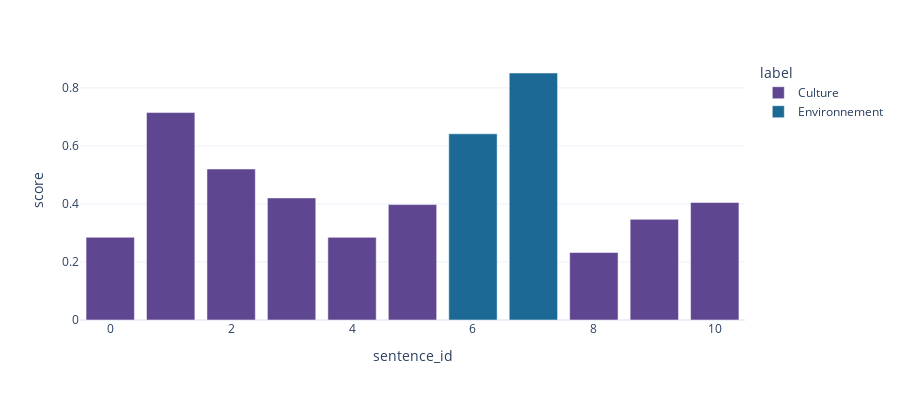
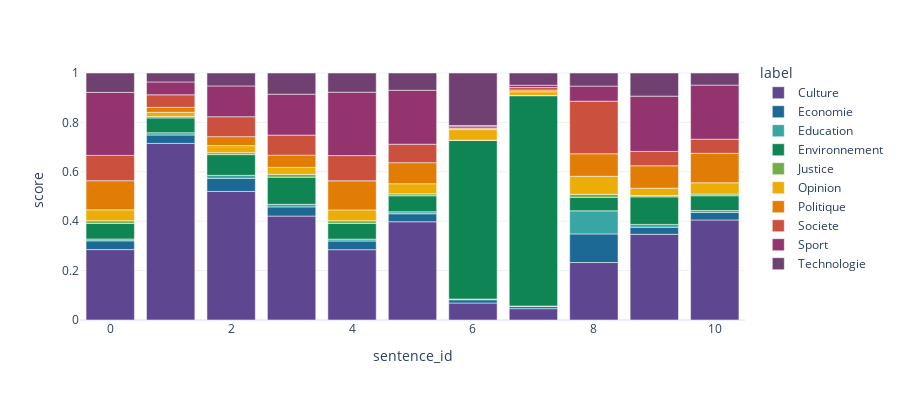

The cell these charts' notebook holds for them, in order:
### Code cell
px.bar(dedup_results(test),x = "sentence_id",y = "score",color = "label",height = 400).show()
px.bar(test,x = "sentence_id",y = "score",color = "label",height = 400).show()

### Figure 1 — Plotly figure (JSON) as saved in the notebook; plotly's stock layout.template omitted (floating-point values rounded to 4 significant figures)
{"data": [{"alignmentgroup": "True", "hovertemplate": "label=Culture<br>sentence_id=%{x}<br>score=%{y}<extra></extra>", "legendgroup": "Culture", "marker": {"color": "rgb(95, 70, 144)", "pattern": {"shape": ""}}, "name": "Culture", "offsetgroup": "Culture", "orientation": "v", "showlegend": true, "textposition": "auto", "type": "bar", "x": [0, 1, 2, 3, 4, 5, 8, 9, 10], "xaxis": "x", "y": [0.2851, 0.7149, 0.5205, 0.4208, 0.2848, 0.3978, 0.2327, 0.3469, 0.405], "yaxis": "y"}, {"alignmentgroup": "True", "hovertemplate": "label=Environnement<br>sentence_id=%{x}<br>score=%{y}<extra></extra>", "legendgroup": "Environnement", "marker": {"color": "rgb(29, 105, 150)", "pattern": {"shape": ""}}, "name": "Environnement", "offsetgroup": "Environnement", "orientation": "v", "showlegend": true, "textposition": "auto", "type": "bar", "x": [6, 7], "xaxis": "x", "y": [0.6417, 0.8513], "yaxis": "y"}], "layout": {"barmode": "relative", "height": 400, "legend": {"title": {"text": "label"}, "tracegroupgap": 0}, "margin": {"t": 60}, "xaxis": {"anchor": "y", "domain": [0, 1], "title": {"text": "sentence_id"}}, "yaxis": {"anchor": "x", "domain": [0, 1], "title": {"text": "score"}}}}

### Figure 2 — Plotly figure (JSON) as saved in the notebook; plotly's stock layout.template omitted (floating-point values rounded to 4 significant figures)
{"data": [{"alignmentgroup": "True", "hovertemplate": "label=Culture<br>sentence_id=%{x}<br>score=%{y}<extra></extra>", "legendgroup": "Culture", "marker": {"color": "rgb(95, 70, 144)", "pattern": {"shape": ""}}, "name": "Culture", "offsetgroup": "Culture", "orientation": "v", "showlegend": true, "textposition": "auto", "type": "bar", "x": [0, 1, 2, 3, 4, 5, 6, 7, 8, 9, 10], "xaxis": "x", "y": [0.2851, 0.7149, 0.5205, 0.4208, 0.2848, 0.3978, 0.06887, 0.04596, 0.2327, 0.3469, 0.405], "yaxis": "y"}, {"alignmentgroup": "True", "hovertemplate": "label=Economie<br>sentence_id=%{x}<br>score=%{y}<extra></extra>", "legendgroup": "Economie", "marker": {"color": "rgb(29, 105, 150)", "pattern": {"shape": ""}}, "name": "Economie", "offsetgroup": "Economie", "orientation": "v", "showlegend": true, "textposition": "auto", "type": "bar", "x": [0, 1, 2, 3, 4, 5, 6, 7, 8, 9, 10], "xaxis": "x", "y": [0.0354, 0.0342, 0.05304, 0.03717, 0.03503, 0.03232, 0.01308, 0.008425, 0.1159, 0.02874, 0.03058], "yaxis": "y"}, {"alignmentgroup": "True", "hovertemplate": "label=Education<br>sentence_id=%{x}<br>score=%{y}<extra></extra>", "legendgroup": "Education", "marker": {"color": "rgb(56, 166, 165)", "pattern": {"shape": ""}}, "name": "Education", "offsetgroup": "Education", "orientation": "v", "showlegend": true, "textposition": "auto", "type": "bar", "x": [0, 1, 2, 3, 4, 5, 6, 7, 8, 9, 10], "xaxis": "x", "y": [0.007497, 0.009057, 0.01228, 0.01032, 0.007506, 0.008146, 0.002889, 0.00228, 0.09346, 0.01131, 0.007657], "yaxis": "y"}, {"alignmentgroup": "True", "hovertemplate": "label=Environnement<br>sentence_id=%{x}<br>score=%{y}<extra></extra>", "legendgroup": "Environnement", "marker": {"color": "rgb(15, 133, 84)", "pattern": {"shape": ""}}, "name": "Environnement", "offsetgroup": "Environnement", "orientation": "v", "showlegend": true, "textposition": "auto", "type": "bar", "x": [0, 1, 2, 3, 4, 5, 6, 7, 8, 9, 10], "xaxis": "x", "y": [0.06292, 0.05996, 0.08378, 0.1101, 0.06356, 0.06477, 0.6417, 0.8513, 0.05473, 0.1115, 0.05988], "yaxis": "y"}, {"alignmentgroup": "True", "hovertemplate": "label=Justice<br>sentence_id=%{x}<br>score=%{y}<extra></extra>", "legendgroup": "Justice", "marker": {"color": "rgb(115, 175, 72)", "pattern": {"shape": ""}}, "name": "Justice", "offsetgroup": "Justice", "orientation": "v", "showlegend": true, "textposition": "auto", "type": "bar", "x": [0, 1, 2, 3, 4, 5, 6, 7, 8, 9, 10], "xaxis": "x", "y": [0.01078, 0.005663, 0.007828, 0.01122, 0.01077, 0.007715, 0.001294, 0.001102, 0.01227, 0.00544, 0.006893], "yaxis": "y"}, {"alignmentgroup": "True", "hovertemplate": "label=Opinion<br>sentence_id=%{x}<br>score=%{y}<extra></extra>", "legendgroup": "Opinion", "marker": {"color": "rgb(237, 173, 8)", "pattern": {"shape": ""}}, "name": "Opinion", "offsetgroup": "Opinion", "orientation": "v", "showlegend": true, "textposition": "auto", "type": "bar", "x": [0, 1, 2, 3, 4, 5, 6, 7, 8, 9, 10], "xaxis": "x", "y": [0.04459, 0.0171, 0.02873, 0.02826, 0.04417, 0.04111, 0.04305, 0.01522, 0.07279, 0.02975, 0.04569], "yaxis": "y"}, {"alignmentgroup": "True", "hovertemplate": "label=Politique<br>sentence_id=%{x}<br>score=%{y}<extra></extra>", "legendgroup": "Politique", "marker": {"color": "rgb(225, 124, 5)", "pattern": {"shape": ""}}, "name": "Politique", "offsetgroup": "Politique", "orientation": "v", "showlegend": true, "textposition": "auto", "type": "bar", "x": [0, 1, 2, 3, 4, 5, 6, 7, 8, 9, 10], "xaxis": "x", "y": [0.1177, 0.01998, 0.03623, 0.04939, 0.1176, 0.08508, 0.003901, 0.006671, 0.09133, 0.09083, 0.1191], "yaxis": "y"}, {"alignmentgroup": "True", "hovertemplate": "label=Societe<br>sentence_id=%{x}<br>score=%{y}<extra></extra>", "legendgroup": "Societe", "marker": {"color": "rgb(204, 80, 62)", "pattern": {"shape": ""}}, "name": "Societe", "offsetgroup": "Societe", "orientation": "v", "showlegend": true, "textposition": "auto", "type": "bar", "x": [0, 1, 2, 3, 4, 5, 6, 7, 8, 9, 10], "xaxis": "x", "y": [0.1024, 0.05089, 0.08059, 0.08128, 0.1022, 0.07476, 0.007828, 0.01008, 0.2127, 0.05784, 0.05731], "yaxis": "y"}, {"alignmentgroup": "True", "hovertemplate": "label=Sport<br>sentence_id=%{x}<br>score=%{y}<extra></extra>", "legendgroup": "Sport", "marker": {"color": "rgb(148, 52, 110)", "pattern": {"shape": ""}}, "name": "Sport", "offsetgroup": "Sport", "orientation": "v", "showlegend": true, "textposition": "auto", "type": "bar", "x": [0, 1, 2, 3, 4, 5, 6, 7, 8, 9, 10], "xaxis": "x", "y": [0.2553, 0.05216, 0.1247, 0.1657, 0.2566, 0.2185, 0.004843, 0.009443, 0.06124, 0.224, 0.2189], "yaxis": "y"}, {"alignmentgroup": "True", "hovertemplate": "label=Technologie<br>sentence_id=%{x}<br>score=%{y}<extra></extra>", "legendgroup": "Technologie", "marker": {"color": "rgb(111, 64, 112)", "pattern": {"shape": ""}}, "name": "Technologie", "offsetgroup": "Technologie", "orientation": "v", "showlegend": true, "textposition": "auto", "type": "bar", "x": [0, 1, 2, 3, 4, 5, 6, 7, 8, 9, 10], "xaxis": "x", "y": [0.0783, 0.03607, 0.05236, 0.08572, 0.07774, 0.06983, 0.2125, 0.04948, 0.05299, 0.09369, 0.04899], "yaxis": "y"}], "layout": {"barmode": "relative", "height": 400, "legend": {"title": {"text": "label"}, "tracegroupgap": 0}, "margin": {"t": 60}, "xaxis": {"anchor": "y", "domain": [0, 1], "title": {"text": "sentence_id"}}, "yaxis": {"anchor": "x", "domain": [0, 1], "title": {"text": "score"}}}}
